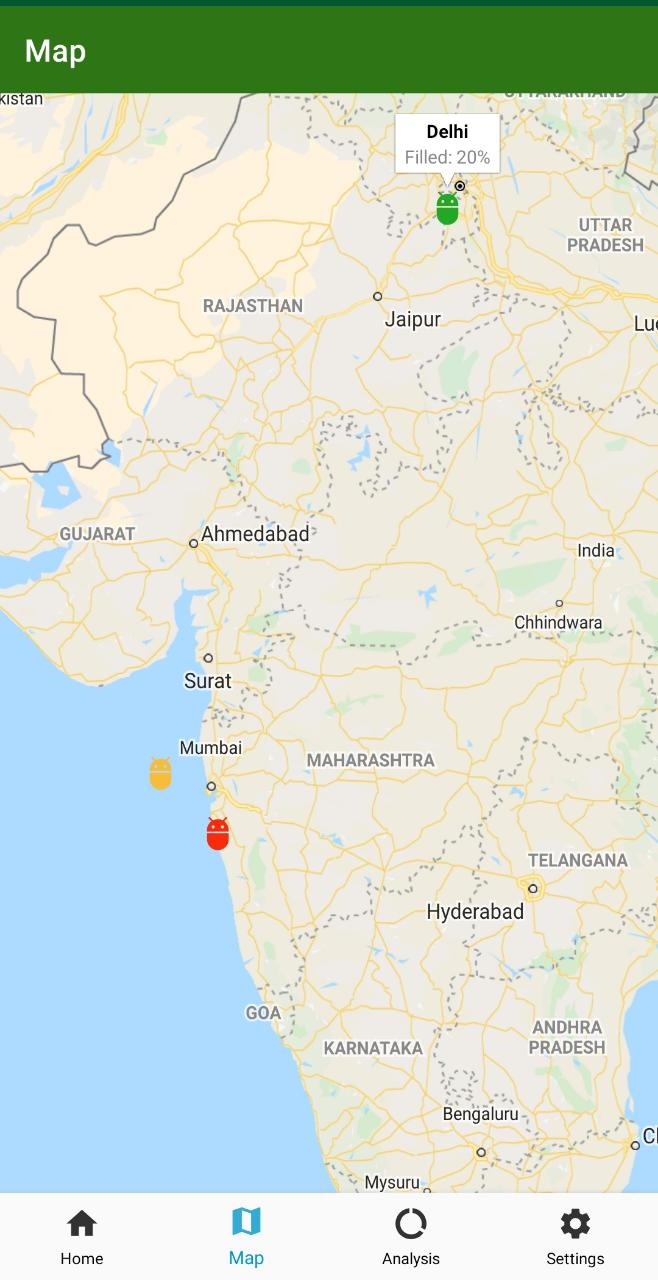
#> input picture Image2.jpeg, 658 x 1280 px
$ jupyter execute Haar_bases_for_image_compression.ipynb   (shell and % lines are left out)
#> lines starting #> are read from the running program, lines starting #| are printed output that depends on the picture
[cell 1]
# usual python bookkeeping...
import matplotlib
import matplotlib.pyplot as plt
import numpy as np
import IPython
from IPython.display import Image
import math
from PIL import Image

[cell 2]
#ensure all images will be greyscale
plt.gray()
#> (this line was passed over: IPython is not available in this run)

[cell 3]
#lets create checkerboard pattern
SIZE =4
img = np.zeros((SIZE, SIZE))
for n in range(0, SIZE):
    for m in range(0, SIZE):
        if (n & 0x1 )^(m & 0x1 ):
            img[m,n] = 255
plt.matshow(img)
#> (this line was passed over: IPython is not available in this run)

[cell 4]
img = plt.imread('Image2.jpeg')
#> img is the input picture: shape (1280, 658, 3); mean R, G, B 212.2, 221.8, 209.9
#plt.matshow(img)
img= Image.open('Image2.jpeg').convert('LA')
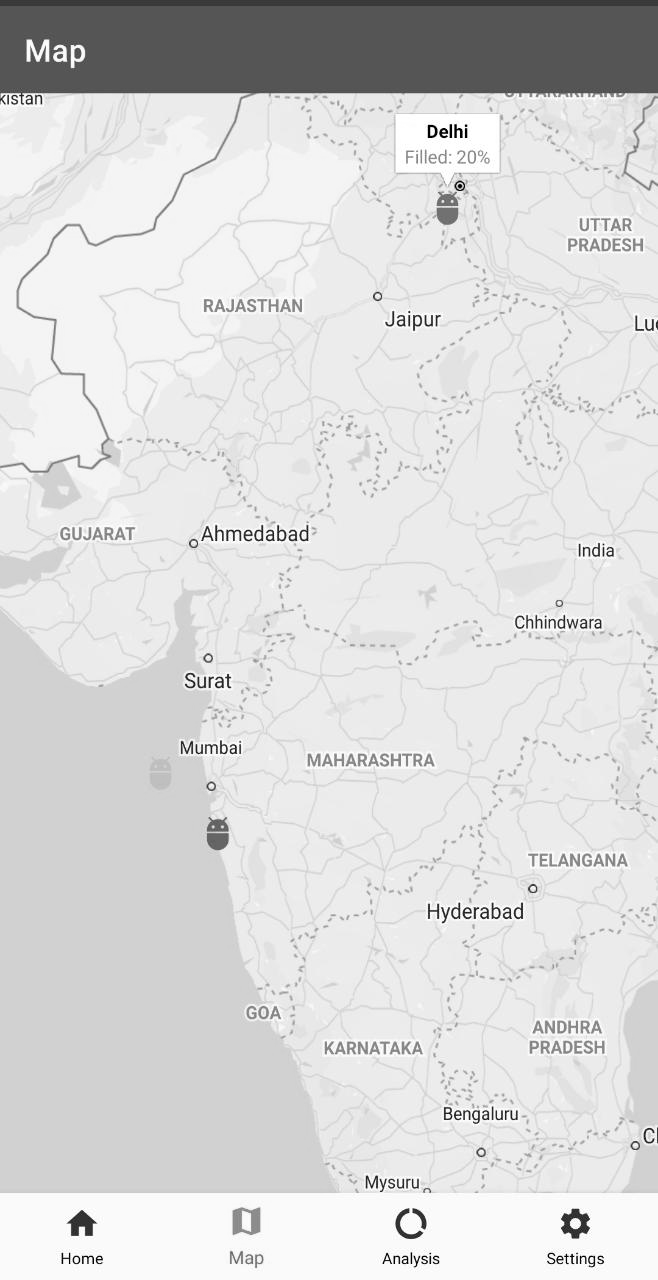
#> img: PIL image 658x1280 LA; mean R, G, B, A 217.5, 217.5, 217.5, 255
img = np.asarray(img)
img = np.resize(img,(64,64))
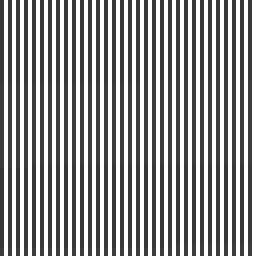
#> img: shape (64, 64) (shown 4 times larger); min 55, max 255, mean 156.1
plt.matshow(img)
#> (this line was passed over: IPython is not available in this run)

[cell 5]
def canonical(n, M =5, N =10):
    e = np.zeros((M, N))
    e[(n%M), int(n/M)]=1
    return e

[cell 6]
plt.matshow(canonical(20));
#> (this line was passed over: IPython is not available in this run)

Transmitting images

suppose we want to transmit the image over a communication channel. the intuitive way to do so is to send the pixel value one by one, which corresponds to sending the coefficients of the decomposition of image over the canonical basis. So far, nothing complicated to send the image for instance, we will send 64 x 64 = 4096 coefficients in a row

suppose that a communication failure takes place after the first half pixels have been sent. the received data will allow us ti display an approximation of the original image only. if we replace the missing data with zeros, here is what we would see, which is not very pretty.

[cell 7]
#unrolling of image for transmission
tx_img = np.ravel(img, 'F')
#> tx_img = 4096 values, max 255 at index 64, min 55 at index 42, mean 156.1

#we lose half the data
tx_img[int(len(tx_img)/2):]=0

# rebuild matrix
rx_img = np.reshape(tx_img,(64, 64), 'F')
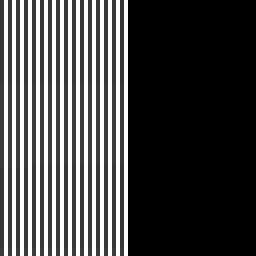
#> rx_img: shape (64, 64) (shown 4 times larger); min 0, max 255, mean 78.1
plt.matshow(rx_img)
#> (this line was passed over: IPython is not available in this run)

Can we come with a transmission scheme that is more robust in face of channel loss? Interestingly it involves a different, more versatile basis for space of images
describe the Haar basis, a new basis for image soace
project the image in the new basis
transmit the projection coefficients
rebuild the image using the basis vectors

we know a few things: if we choose an orthonormal baiss, the analysis and synthesis formula will be super easy( a simple inner product and a scaar multiplication respectively). the trick is to find a basis that will be robust to the loss of some coefficients.

we will keep things simple, we will remain in the space of a square matrices whose size is the power of two. the code to generate the Haar basis matrices is the following: first we generate a 1D Haar vector and then we obtain the basis matrices by taking the outer product of all possible 1D vectors

[cell 8]
def haar1D(n, SIZE):
    #check power of two
    if math.floor(math.log(SIZE)/math.log(2))!=math.log(SIZE)/math.log(2):
        print("Haar defined only for lengths that are powers of two")
        return None
    if n>=SIZE or n<0:
        print("invalide Haar index")
        return None
    #zero basis vector
    if n==0:
        return np.ones(SIZE)
    #express n>1 as 2^p +q with p as large as possible
    # then k= SIZE/2^p is the length of support
    # s = qk is the shift
    p = math.floor(math.log(n)/ math.log(2))
    pp = int(pow(2,p))
    k = SIZE/pp
    s = (n-pp)*k

    h = np.zeros(SIZE)
    h[int(s):int(s+k/2)]=1
    h[int(s+k/2):int(s+k)]=-1
    # these are not normalized
    return h

def haar2D(n , SIZE =8):
    # get horizontal and vertical indices
    hr = haar1D(n%SIZE, SIZE)
    hv = haar1D(int(n/SIZE), SIZE)
    # 2D haar basis matrix is separable, so we can
    # just take the column row product
    H = np.outer(hr, hv)
    H = H/math.sqrt(np.sum(H*H))
    return H

first of all, lets look at a few basis matrices; note that the matrices have  positive and negative values, so that the value of zero will be represented as gray:

[cell 9]
plt.matshow(haar2D(0));
#> (this line was passed over: IPython is not available in this run)
plt.matshow(haar2D(1));
#> (this line was passed over: IPython is not available in this run)
